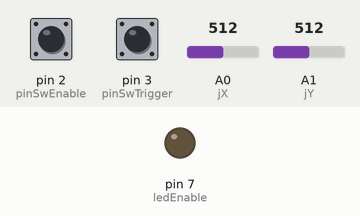
Recording of a sketch running on a simulated Arduino Uno, built with avr-gcc and run on an emulated ATmega328P. Parts: output pins drawn as LEDs (lit = HIGH). The inputs (shaded band) are chosen by the test bench; at power-on: pin 2 (pinSwEnable) HIGH, pin 3 (pinSwTrigger) HIGH, A0 (jX) = 512, A1 (jY) = 512. No radio packets arrive unless stated; what the sketch prints to the serial monitor is not drawn.

Above: at 1.2 s.
1.3 s: pin 2 (pinSwEnable) pulled LOW for 0.15 s
At 1.9 s:
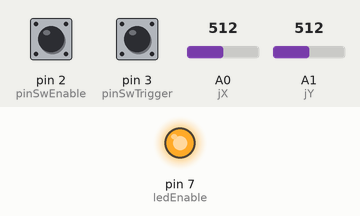
2.9 s: pin 2 (pinSwEnable) pulled LOW for 1 s
At 3.2 s:
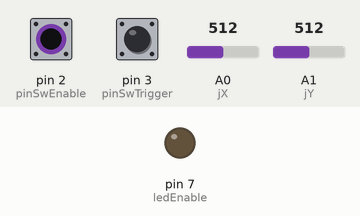
5.4 s: pin 2 (pinSwEnable) pulled LOW for 3.2 s
At 6.1 s:
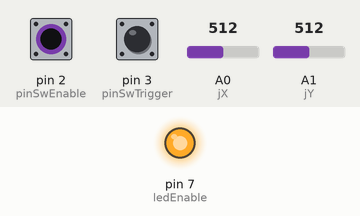
Timing chart, 0 to 8.4 s (numbered marks = the images above; inputs shaded):
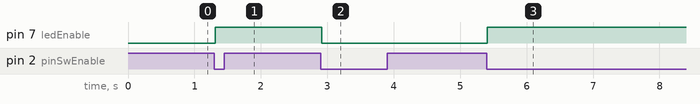

Measured:
- after the input at 1.3 s, pin 7 (ledEnable): LOW → HIGH at once
- after the input at 2.9 s, pin 7 (ledEnable): HIGH → LOW at once
- after the input at 5.4 s, pin 7 (ledEnable): LOW → HIGH at once

The sketch:

trasmettitore.ino
```cpp
//Inclusione delle librerie
#include <Bounce2.h>
#include <nRF24L01.h>
#include <RF24_config.h>
#include <RF24.h>


//Costanti e PIN

//Pin pulsante incorporato nel modulo joystick che abilita o disabilita il controllo dei motori
const unsigned int pinSwEnable = 2;

//Pin pulsante esterno che controllerà il servo del grilletto
const unsigned int pinSwTrigger = 3;

//Tempo inattivita' ms
const unsigned int inactivityTimeMs = 60000;

//Chip Select e Chip Enable della Radio
const unsigned int radioCE = 9;
const unsigned int radioCS = 10;

//Pin per il LED di stato
const unsigned int ledEnable = 7;

unsigned long lastDebounceTime = 0;


//Pin analogici per il joystick
const unsigned int jX = A0;
const unsigned int jY = A1;

//Definizione indirizzo sul quale stabilire la comunicazione radio
const byte indirizzo[5] = {0, 0, 0, 0, 0};

/*
  Variabili utilizzate per definire min e max speed ed eseguire il mapping sui valori del joystick.
*/

const unsigned int maxSpeedForward = 180;
const unsigned int stopSpeed = 90;
const unsigned int maxSpeedBackward = 0;

/*
  La lettura dei potenziometri non è mai affidabile al 100%.
  Questo valore aiuta a determinare il punto da considerare come "Sta al centro" nei movimenti.
*/
const unsigned int treshold = 8;

//Millisecondi per il debonuce del bottone
const unsigned long debounceDelay = 10;

//Definisco struttura pacchetto da inviare
struct Packet {
  unsigned int speedX;
  unsigned int speedY;
  boolean enable;
  boolean trigger;
};

//Variabili di appoggio
long  valX, mapX, valY, mapY, tresholdUp, tresholdDown;

//Creo istanze dei bottoni
Bounce btnEnable = Bounce();  //istanzia un bottone dalla libreria Bounce
Bounce btnTrigger = Bounce();  //istanzia un bottone dalla libreria Bounce

//Creo istanza della "radio" passandogli il numero dei pin collegati a CE e CSN del modulo
RF24 radio(radioCE, radioCS);

//Creo ed inizializzo istanza pacchetto da inviare
Packet pkt = {
  stopSpeed,//speedX
  stopSpeed,//speedY
  false,//enable
  false //trigger
};

void setup() {

  Serial.begin(115200);
  //Definizione delle modalità dei pin

  //LED Enable
  pinMode(ledEnable, OUTPUT);

  //Tasto enable
  pinMode(pinSwEnable, INPUT_PULLUP);

  //Tasto grilletto
  pinMode(pinSwTrigger, INPUT_PULLUP);

  //Inizializzo la radio
  radio.begin();

  /*
     Setto la potenza della radio, nel mio caso a LOW
     La radio può lavorare a diverse potenze: RF24_PA_MIN, RF24_PA_LOW, RF24_PA_HIGH e RF24_PA_MAX
     Che corrispondono a: -18dBm, -12dBm,-6dBM, e 0dBm
  */
  radio.setPALevel(RF24_PA_LOW);

  //Apro un canale di comunicazione sull'indirizzo specificato (sarà lo stesso per il ricevitore)
  radio.openWritingPipe(indirizzo);

  //Richiamando questo metodo sto impostando la radio come trasmettitore
  radio.stopListening();

  //Configuro istanze dei pulsanti
  btnEnable.attach(pinSwEnable);
  btnEnable.interval(debounceDelay);

  btnTrigger.attach(pinSwTrigger);
  btnTrigger.interval(debounceDelay);

  //Calcolo range valori entro i quali considerare la posizione del joystick come "Sta al centro"
  tresholdDown = (maxSpeedForward / 2) - treshold;
  tresholdUp = (maxSpeedForward / 2) + treshold;

  //Invio stato di enable al LED
  digitalWrite(ledEnable, pkt.enable);
}

void loop() {

  //gestisci stato dei pulsanti
  handlePulsanti();

  //gestisci valori dei potenziometri
  handleJoystick();

  //Invia dati tramite la radio
  if (pkt.enable) {
    Serial.print("INVIO ");
    Serial.println(pkt.speedX);
    Serial.println(pkt.speedY);
    radio.write(&pkt, sizeof(pkt));
  }

   delay(5);
}

/*
  Si occupa di leggere i valori del joystick, mapparli ed aggiornare le variabili nel Packet
*/
void handleJoystick() {

  //esegui lettura analogica dei valori provenienti dai potenziometri del joystick
  valX = analogRead(jX);
  valY = analogRead(jY);

  //mappa i valori letti in funzione della velocità minima e massima
  mapX = map(valX, 0, 1023, 0, maxSpeedForward);
  mapY = map(valY, 0, 1023, 0, maxSpeedForward);

  if (mapX <= tresholdDown) {
    //x va indietro
    pkt.speedX = map(mapX, maxSpeedBackward, tresholdDown, maxSpeedBackward, tresholdDown);
  } else if (mapX >= tresholdUp) {
    //x va avanti
    pkt.speedX = map(mapX, tresholdUp, maxSpeedForward, tresholdUp, maxSpeedForward);
  } else {
    //x sta fermo
    pkt.speedX = stopSpeed;
  }

  if (mapY <= tresholdDown) {
    //y va indietro
    pkt.speedY = map(mapY, maxSpeedBackward, tresholdDown, maxSpeedBackward, tresholdDown);
  } else if (mapY >= tresholdUp) {
    //y va avanti
    pkt.speedY = map(mapY, tresholdUp, maxSpeedForward, tresholdUp, maxSpeedForward);
  } else {
    //y sta fermo
    pkt.speedY = stopSpeed;
  }

}


/*
  Si occupa di leggere lo stato dei pulsanti ed aggiornare le variabili nel Packet
*/
void handlePulsanti() {

  btnEnable.update();
  if (btnEnable.fell()) {
    pkt.enable = !pkt.enable;
  }

  //Mostra lo stato di enable con il LED
  digitalWrite(ledEnable, pkt.enable);

  //Aggiorna stato di pressione del "grilletto"
  btnTrigger.update();
  pkt.trigger = !btnTrigger.read();

}
```
